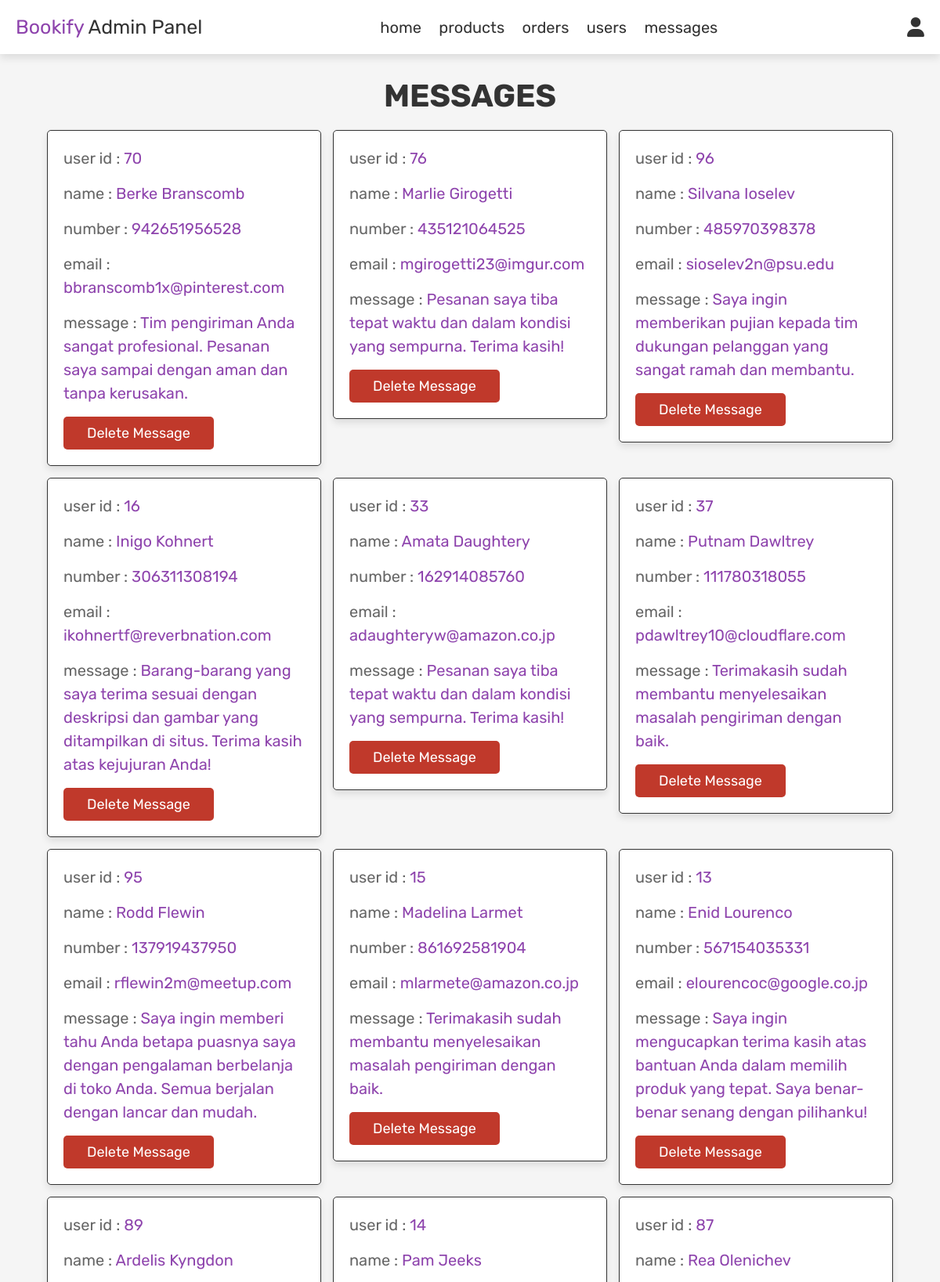
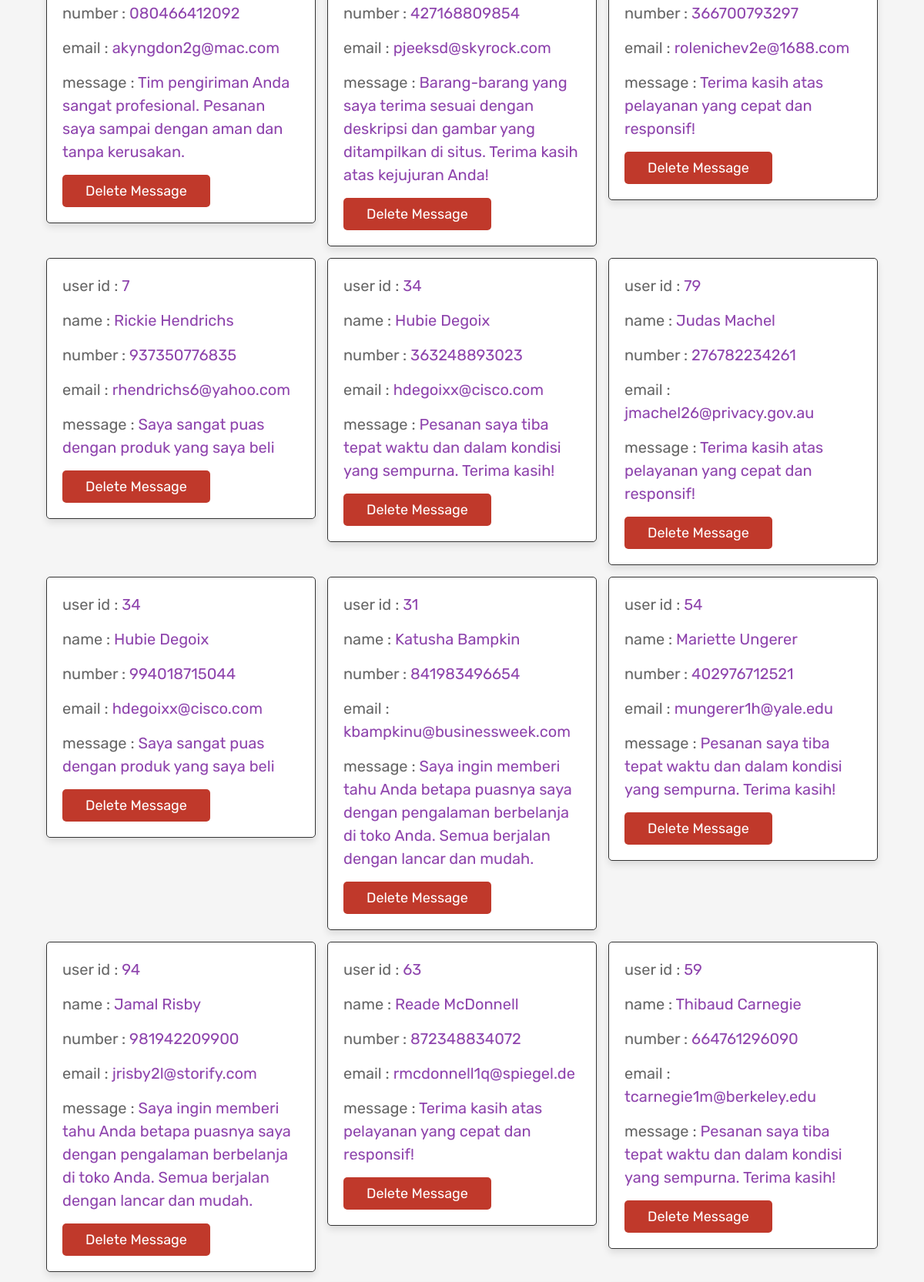
The page /admin_contacts.php (signed in, upper part) on the database its author committed (2 pictures, top to bottom).
### tables this page shows
CREATE TABLE IF NOT EXISTS `message` (
  `id` int NOT NULL AUTO_INCREMENT,
  `user_id` int NOT NULL,
  `name` varchar(100) NOT NULL,
  `email` varchar(100) NOT NULL,
  `number` varchar(12) NOT NULL,
  `message` varchar(500) NOT NULL,
  PRIMARY KEY (`id`)
);

### admin_contacts.php (the view, shortened to what this page needs)
<?php
include 'config.php';
?>
<!DOCTYPE html>
<html lang="en">
<head>
   <link rel="stylesheet" href="https://cdnjs.cloudflare.com/ajax/libs/font-awesome/6.0.0/css/all.min.css">
   <link rel="stylesheet" href="css/admin_style.css">
</head>
<body>
<?php include 'admin_header.php'; ?>
<section class="messages">
   <h1 class="title"> messages </h1>
   <div class="box-container">
   <?php
      $select_message = mysqli_query($conn, "SELECT * FROM `message`") or die('query failed');
      if(mysqli_num_rows($select_message) > 0){
         while($fetch_message = mysqli_fetch_assoc($select_message)){
   ?>
   <div class="box">
      <p> user id : <span><?php echo $fetch_message['user_id']; ?></span> </p>
      <p> name : <span><?php echo $fetch_message['name']; ?></span> </p>
      <p> number : <span><?php echo $fetch_message['number']; ?></span> </p>
      <p> email : <span><?php echo $fetch_message['email']; ?></span> </p>
      <p> message : <span><?php echo $fetch_message['message']; ?></span> </p>
      <a href="admin_contacts.php?delete=<?php echo $fetch_message['id']; ?>" onclick="return confirm('delete this message?');" class="delete-btn">delete message</a>
   </div>
   <?php
      };
   }else{
      echo '<p class="empty">you have no messages!</p>';
   }
   ?>
   </div>
</section>
</body>
</html>

### css/admin_style.css (style rules this page uses)
:root { --purple:#8e44ad; --red:#c0392b; --orange:#f39c12; --black:#333; --white:#fff; --light-color:#666; --light-white:#ccc; --light-bg:#f5f5f5; --border:.1rem solid var(--black); --box-shadow:0 .5rem 1rem rgba(0,0,0,.1); }
* { font-family: 'Rubik', sans-serif; margin:0; padding:0; box-sizing: border-box; outline: none; border:none; text-decoration: none; transition:all .2s linear; }
html { font-size: 62.5%; overflow-x: hidden; }
body { background-color: var(--light-bg); }
section { padding:3rem 2rem; }
.title { text-align: center; margin-bottom: 2rem; text-transform: uppercase; color:var(--black); font-size: 4rem; }
.btn, .option-btn, .delete-btn, .white-btn { display: inline-block; margin-top: 1rem; padding:1rem 3rem; cursor: pointer; color:var(--white); font-size: 1.8rem; border-radius: .5rem; text-transform: capitalize; }
.delete-btn { background-color: var(--red); }
.messages .box-container { display: grid; grid-template-columns: repeat(auto-fit, 35rem); justify-content: center; gap:1.5rem; max-width: 1200px; margin:0 auto; align-items: flex-start; }
.messages .box-container .box { background-color: var(--white); padding:2rem; border:var(--border); box-shadow: var(--box-shadow); border-radius: .5rem; }
.messages .box-container .box p { padding-bottom: 1.5rem; font-size: 2rem; color:var(--light-color); line-height: 1.5; }
.messages .box-container .box p span { color:var(--purple); }
.messages .box-container .box .delete-btn { margin-top: 0; }

### rows shown on the page
message: user "70", name "Berke Branscomb", number "942651956528", email "bbranscomb1x@pinterest.com", message "Tim pengiriman Anda sangat profesional. Pesanan saya sampai dengan aman dan tanpa kerusakan."
message: user "76", name "Marlie Girogetti", number "435121064525", email "mgirogetti23@imgur.com", message "Pesanan saya tiba tepat waktu dan dalam kondisi yang sempurna. Terima kasih!"
message: user "96", name "Silvana Ioselev", number "485970398378", email "sioselev2n@psu.edu", message "Saya ingin memberikan pujian kepada tim dukungan pelanggan yang sangat ramah dan membantu."
message: user "16", name "Inigo Kohnert", number "306311308194", email "ikohnertf@reverbnation.com", message "Barang-barang yang saya terima sesuai dengan deskripsi dan gambar yang ditampilkan di situs. Terima kasih atas kejujuran Anda!"
message: user "33", name "Amata Daughtery", number "162914085760", email "adaughteryw@amazon.co.jp", message "Pesanan saya tiba tepat waktu dan dalam kondisi yang sempurna. Terima kasih!"
message: user "37", name "Putnam Dawltrey", number "111780318055", email "pdawltrey10@cloudflare.com", message "Terimakasih sudah membantu menyelesaikan masalah pengiriman dengan baik."
message: user "95", name "Rodd Flewin", number "137919437950", email "rflewin2m@meetup.com", message "Saya ingin memberi tahu Anda betapa puasnya saya dengan pengalaman berbelanja di toko Anda. Semua berjalan dengan lancar dan mudah."
message: user "15", name "Madelina Larmet", number "861692581904", email "mlarmete@amazon.co.jp", message "Terimakasih sudah membantu menyelesaikan masalah pengiriman dengan baik."
message: user "13", name "Enid Lourenco", number "567154035331", email "elourencoc@google.co.jp", message "Saya ingin mengucapkan terima kasih atas bantuan Anda dalam memilih produk yang tepat. Saya benar-benar senang dengan pilihanku!"
message: user "89", name "Ardelis Kyngdon", number "080466412092", email "akyngdon2g@mac.com", message "Tim pengiriman Anda sangat profesional. Pesanan saya sampai dengan aman dan tanpa kerusakan."
message: user "14", name "Pam Jeeks", number "427168809854", email "pjeeksd@skyrock.com", message "Barang-barang yang saya terima sesuai dengan deskripsi dan gambar yang ditampilkan di situs. Terima kasih atas kejujuran Anda!"
message: user "87", name "Rea Olenichev", number "366700793297", email "rolenichev2e@1688.com", message "Terima kasih atas pelayanan yang cepat dan responsif!"
message: user "7", name "Rickie Hendrichs", number "937350776835", email "rhendrichs6@yahoo.com", message "Saya sangat puas dengan produk yang saya beli"
message: user "34", name "Hubie Degoix", number "363248893023", email "hdegoixx@cisco.com", message "Pesanan saya tiba tepat waktu dan dalam kondisi yang sempurna. Terima kasih!"
message: user "79", name "Judas Machel", number "276782234261", email "jmachel26@privacy.gov.au", message "Terima kasih atas pelayanan yang cepat dan responsif!"
message: user "34", name "Hubie Degoix", number "994018715044", email "hdegoixx@cisco.com", message "Saya sangat puas dengan produk yang saya beli"
message: user "31", name "Katusha Bampkin", number "841983496654", email "kbampkinu@businessweek.com", message "Saya ingin memberi tahu Anda betapa puasnya saya dengan pengalaman berbelanja di toko Anda. Semua berjalan dengan lancar dan mudah."
message: user "54", name "Mariette Ungerer", number "402976712521", email "mungerer1h@yale.edu", message "Pesanan saya tiba tepat waktu dan dalam kondisi yang sempurna. Terima kasih!"
message: user "94", name "Jamal Risby", number "981942209900", email "jrisby2l@storify.com", message "Saya ingin memberi tahu Anda betapa puasnya saya dengan pengalaman berbelanja di toko Anda. Semua berjalan dengan lancar dan mudah."
message: user "63", name "Reade McDonnell", number "872348834072", email "rmcdonnell1q@spiegel.de", message "Terima kasih atas pelayanan yang cepat dan responsif!"
message: user "59", name "Thibaud Carnegie", number "664761296090", email "tcarnegie1m@berkeley.edu", message "Pesanan saya tiba tepat waktu dan dalam kondisi yang sempurna. Terima kasih!"
